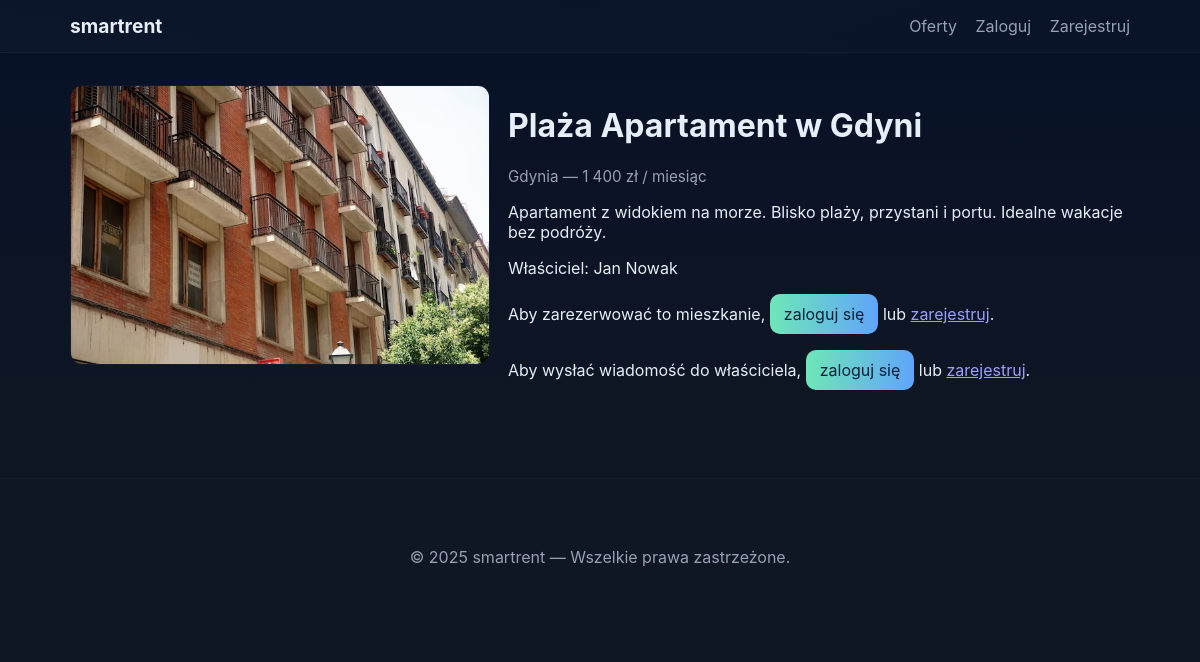
The page /property_details.php?id=39 on the database its author committed.
### tables this page shows
CREATE TABLE `properties` (
  `id` int(11) NOT NULL,
  `title` varchar(255) NOT NULL,
  `description` text DEFAULT NULL,
  `price` decimal(10,2) NOT NULL DEFAULT 0.00,
  `city` varchar(120) NOT NULL,
  `image` varchar(255) DEFAULT NULL,
  `owner_id` int(11) DEFAULT NULL,
  `is_rented` tinyint(1) DEFAULT 0,
  `created_at` datetime DEFAULT current_timestamp()
);

CREATE TABLE `users` (
  `id` int(11) NOT NULL,
  `name` varchar(150) NOT NULL,
  `email` varchar(200) NOT NULL,
  `password` varchar(255) NOT NULL,
  `role` enum('user','admin') NOT NULL DEFAULT 'user',
  `created_at` datetime DEFAULT current_timestamp()
);

### includes/auth.php (called while the page is built, shortened)
<?php
function is_logged_in(): bool {
    return !empty($_SESSION['user_id']);
}

### property_details.php (the view, shortened to what this page needs)
<?php
require_once 'includes/auth.php';
require_once 'includes/admin_functions.php';
$id = intval($_GET['id'] ?? 0);
$stmt = $pdo->prepare("SELECT p.*, u.name AS owner_name, u.email AS owner_email, u.id AS owner_id FROM properties p LEFT JOIN users u ON p.owner_id = u.id WHERE p.id = :id LIMIT 1");
$stmt->execute(['id' => $id]);
$prop = $stmt->fetch(PDO::FETCH_ASSOC);
$display_price = '-';
if (isset($prop['price']) && is_numeric($prop['price'])) {
    $val = (float)$prop['price'];
    if (floor($val) == $val) {
        $display_price = number_format($val, 0, ',', ' ') . ' zł';
    } else {
        $display_price = number_format($val, 2, ',', ' ') . ' zł';
    }
}
?>
<!doctype html>
<html lang="pl">
<head>
  <link rel="stylesheet" href="assets/css/style.css">
</head>
<body>
<?php include 'includes/navbar.php'; ?>
<main class="container">
  <div class="property-header">
    <div class="property-gallery">
      <img src="<?= $prop['image'] ? 'uploads/properties/'.rawurlencode($prop['image']) : 'assets/img/placeholder.png' ?>" alt="<?=htmlspecialchars($prop['title'])?>">
    </div>
    <div class="property-meta">
      <h1><?=htmlspecialchars($prop['title'])?></h1>
      <p class="muted"><?=htmlspecialchars($prop['city'])?> — <?=htmlspecialchars($display_price)?> / miesiąc</p>
      <p><?=nl2br(htmlspecialchars($prop['description'] ?? ''))?></p>
      <p>Właściciel: <?=htmlspecialchars($prop['owner_name'] ?? '—')?></p>
      <?php if ($prop['is_rented'] == 1): ?>
        <div class="alert alert-info" style="margin-top:12px">
          <strong>Niedostępne</strong> — To mieszkanie jest obecnie wynajęte.
        </div>
      <?php else: ?>
        <?php if (is_logged_in()): ?>
          <?php if (isset($_SESSION['user_id']) && $_SESSION['user_id'] == $prop['owner_id']): ?>
            <p class="muted" style="margin-top:12px">To jest Twoje mieszkanie.</p>
          <?php else: ?>
            <div style="margin-top:12px">
              <a class="btn btn-primary" href="book_property.php?id=<?=intval($id)?>">Rezerwuj</a>
            </div>
          <?php endif; ?>
        <?php else: ?>
          <div style="margin-top:12px">
            <p>Aby zarezerwować to mieszkanie, <a class="btn btn-primary" href="login.php">zaloguj się</a> lub <a href="register.php">zarejestruj</a>.</p>
          </div>
        <?php endif; ?>
      <?php endif; ?>
      <?php if (!empty($prop['owner_id'])): ?>
        <?php if (is_logged_in()): ?>
          <form method="post" class="message-form">
            <h4>Napisz do właściciela</h4>
            <label>Treść wiadomości
              <textarea name="message" rows="6" required><?=htmlspecialchars($_POST['message'] ?? '')?></textarea>
            </label>
            <div class="form-actions">
              <button class="btn btn-primary" type="submit" name="send_message">Wyślij wiadomość</button>
            </div>
          </form>
        <?php else: ?>
          <p>Aby wysłać wiadomość do właściciela, <a class="btn btn-primary" href="login.php">zaloguj się</a> lub <a href="register.php">zarejestruj</a>.</p>
        <?php endif; ?>
      <?php else: ?>
        <p class="muted">Brak przypisanego właściciela — nie można wysłać wiadomości.</p>
      <?php endif; ?>
    </div>
  </div>
</main>
<?php include 'includes/footer.php'; ?>
</body>
</html>

### assets/css/style.css (style rules this page uses)
:root { --bg:#0f1724; --card:#0b1220; --muted:#98a0b3; --accent:#6ee7b7; --accent-2:#60a5fa; --text:#e6eef8; --glass: rgba(255,255,255,0.03); --radius:12px; --max-width:1100px; --gap:18px; font-family: Inter, ui-sans-serif, system-ui, -apple-system, "Segoe UI", Roboto, "Helvetica Neue", Arial; color-scheme: dark; }
* { box-sizing:border-box }
body { margin:0; background: linear-gradient(180deg, #071127 0%, #0f1724 55%); color:var(--text); -webkit-font-smoothing:antialiased; -moz-osx-font-smoothing:grayscale; min-height:100vh; }
.container { max-width:var(--max-width); margin:0 auto; padding:32px 20px; }
.btn { display:inline-block;padding:10px 14px;border-radius:10px;background:transparent;border:1px solid rgba(255,255,255,0.04);color:var(--text);text-decoration:none;cursor:pointer; }
.btn-primary { background:linear-gradient(90deg,var(--accent),var(--accent-2));color:#05203a;border:0 }
.muted { color:var(--muted);font-size:0.95rem }
.property-header { display:flex;gap:18px;align-items:flex-start }
.property-gallery img { max-width:420px;border-radius:12px;border:1px solid rgba(255,255,255,0.03) }
.property-meta { flex:1 }

### rows shown on the page
properties: image (picture), title "Plaża Apartament w Gdyni", city "Gdynia", price "1 400 zł", description "Apartament z widokiem na morze. Blisko plaży, przystani i portu. Idealne wakacje bez podróży.", owner.name "Jan Nowak"

### other values the page prints
APP_NAME "smartrent"
